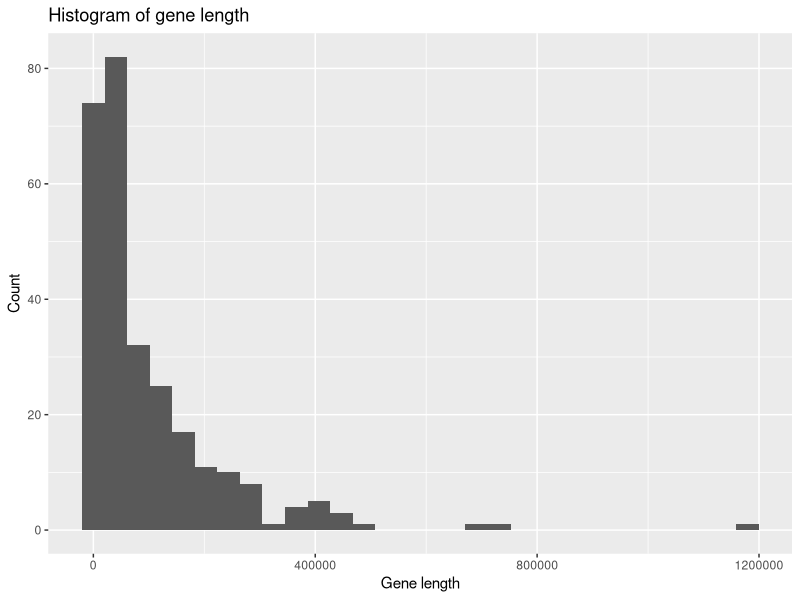
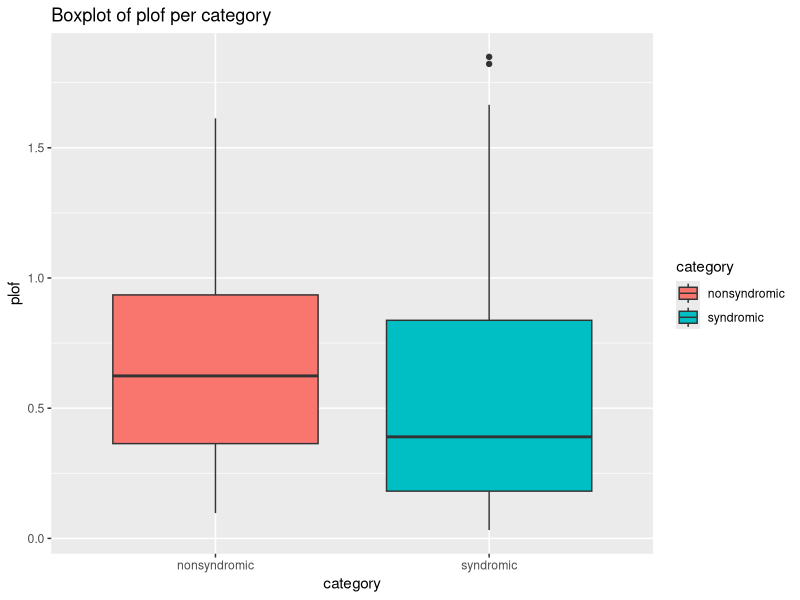
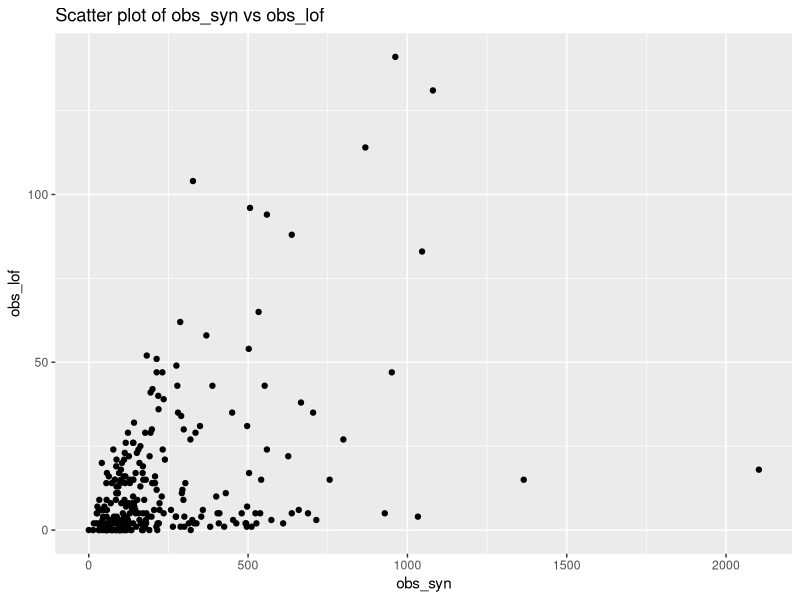
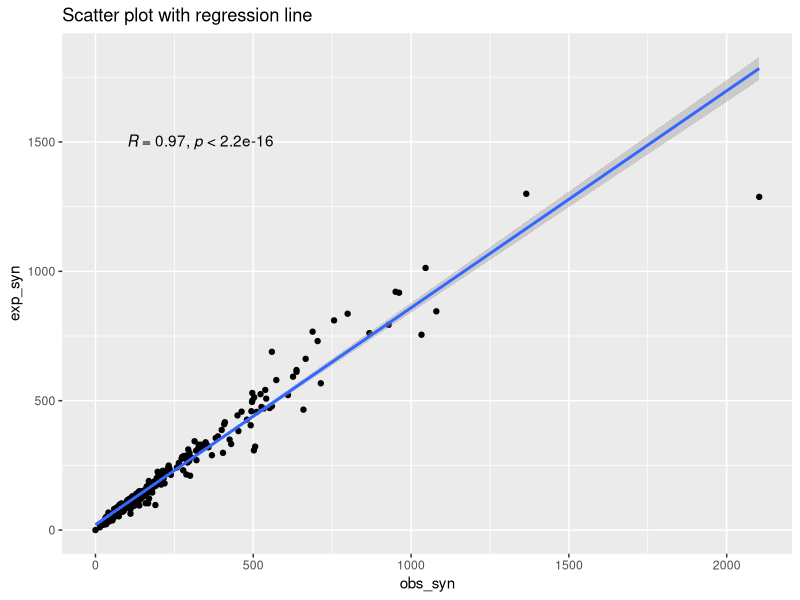
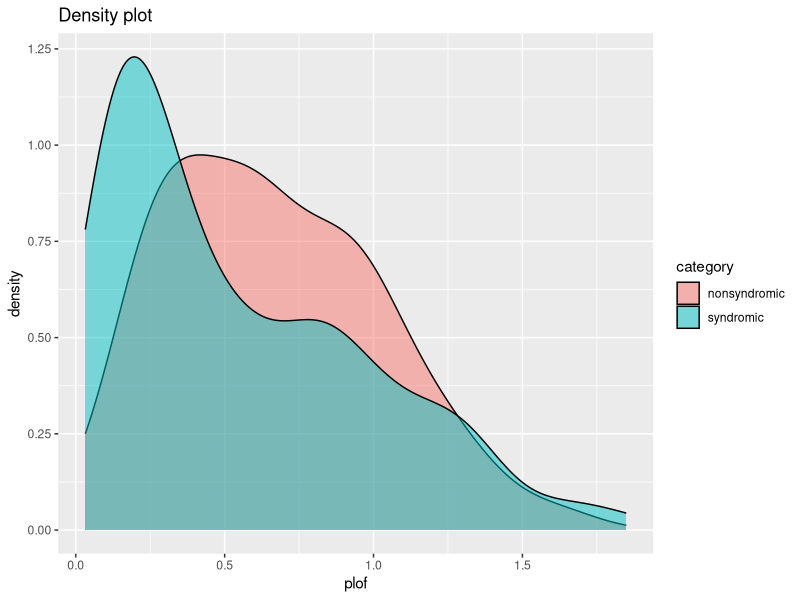
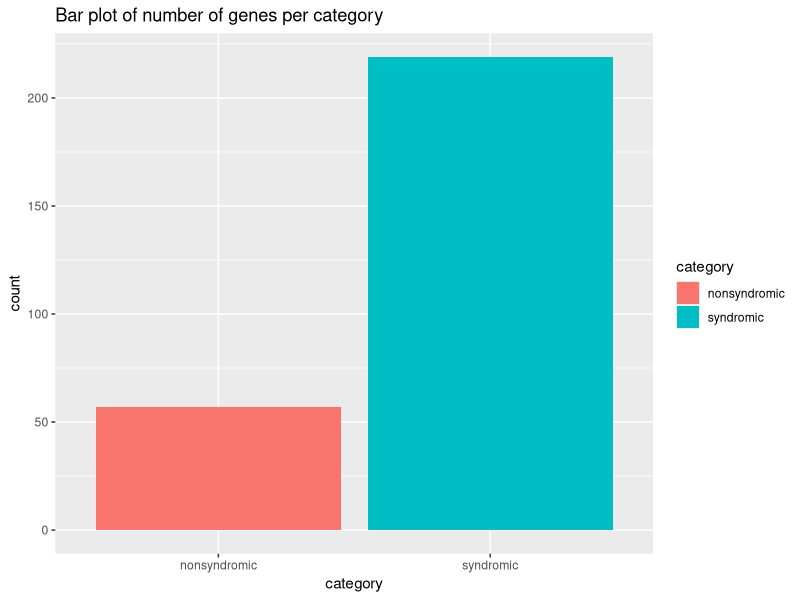
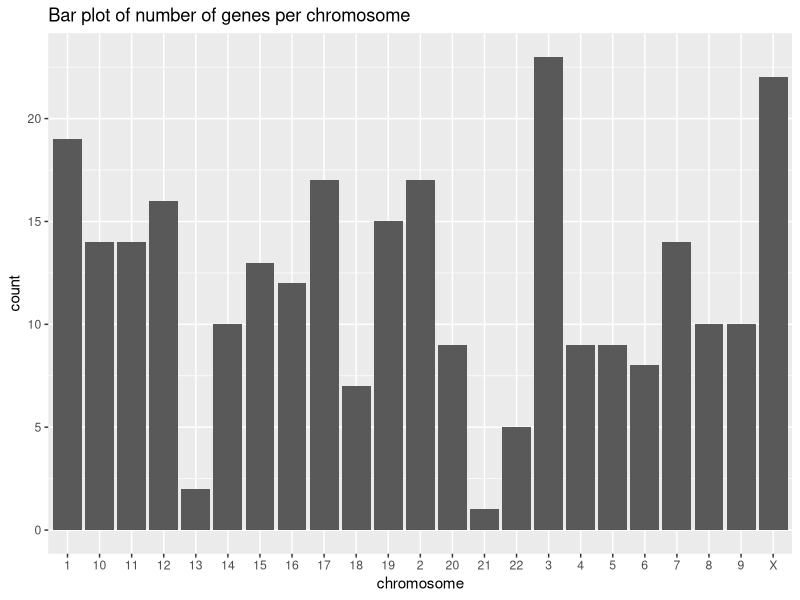
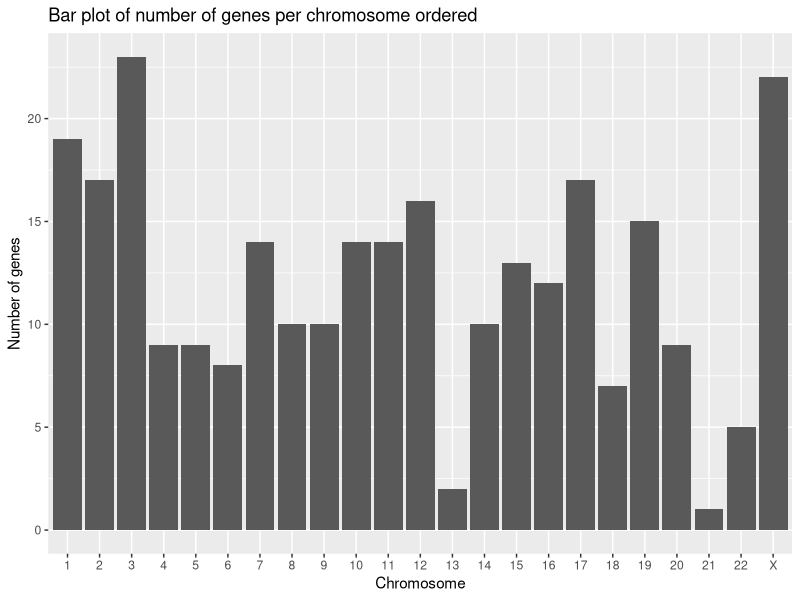

Here is the R script that generated these plots, in order:
## ---- chunk 1
knitr::opts_chunk$set(echo = TRUE)
## ---- chunk 2

# Load the ggplot2 library
library(ggplot2)
library(ggpubr) 

## ---- chunk 3

# Load the CHD gene annotation data
chd_genes <- read.delim("../../data/chd_genes.annotations.tsv", header = TRUE, sep = "\t")

# print the head of the data frame
head(chd_genes)

## ---- chunk 4

# Summarize the data

# Mean of the pLI score
mean(chd_genes$pLI) 

# Median of the pLI score
median(chd_genes$pLI)

# Standard deviation of the pLI score
sd(chd_genes$pLI)

# Maximum of the pLI score
max(chd_genes$pLI)

# Minimum of the pLI score
min(chd_genes$pLI)

# Summary of the pLI score
summary(chd_genes$pLI)

## ---- chunk 5

# Histogram of gene length
ggplot(chd_genes, aes(x = gene_length)) + 
  geom_histogram() +
  labs(title = "Histogram of gene length", x = "Gene length", y = "Count")

## ---- chunk 6

# Boxplot per category
ggplot(chd_genes, aes(x = category, y = plof, fill=category)) + 
  geom_boxplot() +
  labs(title = "Boxplot of plof per category", x = "category", y = "plof")


## ---- chunk 7

# Scatter plot
ggplot(chd_genes, aes(x = obs_syn, y = obs_lof)) + 
  geom_point() +
  labs(title = "Scatter plot of obs_syn vs obs_lof")

## ---- chunk 8

# Scatter plot with regression line and correlation coefficient
ggplot(chd_genes, aes(x = obs_syn, y = exp_syn)) + 
  geom_point() +
  geom_smooth(method = "lm", se = TRUE) +
  labs(title = "Scatter plot with regression line") +
  stat_cor(method = "pearson", label.x = 100, label.y = 1500)

## ---- chunk 9

# Density plot per category for plof metric
ggplot(chd_genes, aes(x = plof, fill = category)) + 
  geom_density(alpha = 0.5) +
  labs(title = "Density plot")


## ---- chunk 10

# count number of genes per category
ggplot(chd_genes, aes(x = category, fill = category)) + 
  geom_bar() +
  labs(title = "Bar plot of number of genes per category")
## ---- chunk 11
# count number of genes per chromosome
ggplot(chd_genes, aes(x = chromosome)) + 
  geom_bar() +
  labs(title = "Bar plot of number of genes per chromosome")

## ---- chunk 12

# count number of genes per chromosome ordered (1,2,...,22,X,Y)
ggplot(chd_genes, aes(x = factor(chromosome, levels = c(1:22, "X", "Y")))) + 
  geom_bar() +
  ylab("Number of genes") +
  xlab("Chromosome") +
  labs(title = "Bar plot of number of genes per chromosome ordered")

## ---- chunk 13


# t.test
t.test(pLI ~ category, data = chd_genes, alternative = "two.sided")

# wilcox.test
wilcox.test(pLI ~ category, data = chd_genes, alternative = "two.sided")

## ---- chunk 14

ggpubr::ggboxplot(chd_genes, 
          x = "category", 
          y = "plof",
          color = "category", 
          palette = "jco") +
  stat_compare_means(method = "wilcox.test", label.y = 2) +
  labs(title = "Boxplot of plof by category")

## ---- chunk 15

# Testing normality (U distribution)

u_dist = runif(1000, min = 2, max = 4)
shapiro.test(u_dist)
hist(u_dist)

## ---- chunk 16

# Testing normality (N distribution)

n_dist = rnorm(1000, mean = 5, sd = 3)
shapiro.test(n_dist)
hist(n_dist)

## ---- chunk 17
shapiro.test(chd_genes$plof)
## ---- chunk 18

sessionInfo()
